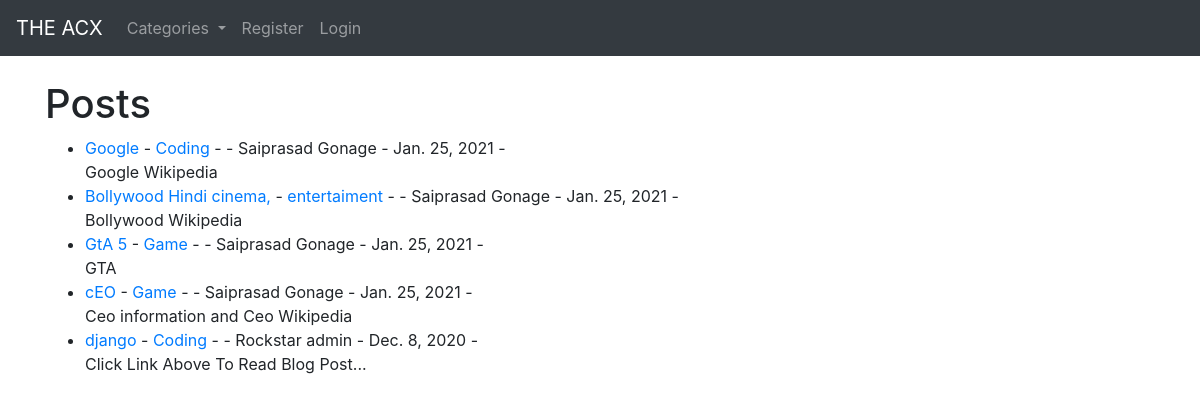
The page / on the database its author committed.
### blog/models.py (models this page shows, shortened)
class Post (models.Model):
    title = models.CharField(max_length=255)
    header_image = models.ImageField(null=True, blank= True, upload_to="images/")
    title_tag = models.CharField(max_length=255)
    author = models.ForeignKey(User, on_delete=models.CASCADE)
    body = RichTextField(blank=True, null=True)
    post_date = models.DateField(auto_now_add=True)
    category = models.CharField(max_length=255, default='coding')
    snippet = models.CharField(max_length=255)
    likes=models.ManyToManyField(User,related_name='blog_posts')

### blog/views.py (the view)
# urls.py: path('',IndexView.as_view(),name="home"),
class IndexView(ListView):
    model = Post
    template_name = 'index.html'
    cats = Category.objects .all()
    ordering = ['-post_date']
    def get_context_data(self, *args, **kwargs):
        cat_menu = Category.objects.all()
        context = super(IndexView, self).get_context_data(*args, **kwargs)
        context["cat_menu"]=cat_menu
        return context

### blog/models.py (called while the page is built)
    def __str__(self):
        return self.name

### blog/templates/index.html (shortened to what this page needs)
{% extends 'base.html'%}
{% block content %}
<h1>Posts</h1>
<ul>
{% for post in object_list %}
      <li><a href="{% url 'article-detail' post.pk %}">{{post.title}} </a>
            -<a href="{% url 'category' post.category %}"> {{ post.category }} </a>-
            - {{post.author.first_name}} {{post.author.last_name}} - {{post.post_date}} -
      <br/>
            {{post.snippet}}
      </li>
{% endfor %}
</ul>
{% endblock %}

### rows shown on the page
Post: title "Google", category "Coding", author.first_name "Saiprasad", author.last_name "Gonage", post_date "Jan. 25, 2021", snippet "Google Wikipedia"
Post: title "Bollywood Hindi cinema,", category "entertaiment", author.first_name "Saiprasad", author.last_name "Gonage", post_date "Jan. 25, 2021", snippet "Bollywood Wikipedia"
Post: title "GtA 5", category "Game", author.first_name "Saiprasad", author.last_name "Gonage", post_date "Jan. 25, 2021", snippet "GTA"
Post: title "cEO", category "Game", author.first_name "Saiprasad", author.last_name "Gonage", post_date "Jan. 25, 2021", snippet "Ceo information and Ceo Wikipedia"
Post: title "django", category "Coding", author.first_name "Rockstar", author.last_name "admin", post_date "Dec. 8, 2020", snippet "Click Link Above To Read Blog Post..."
